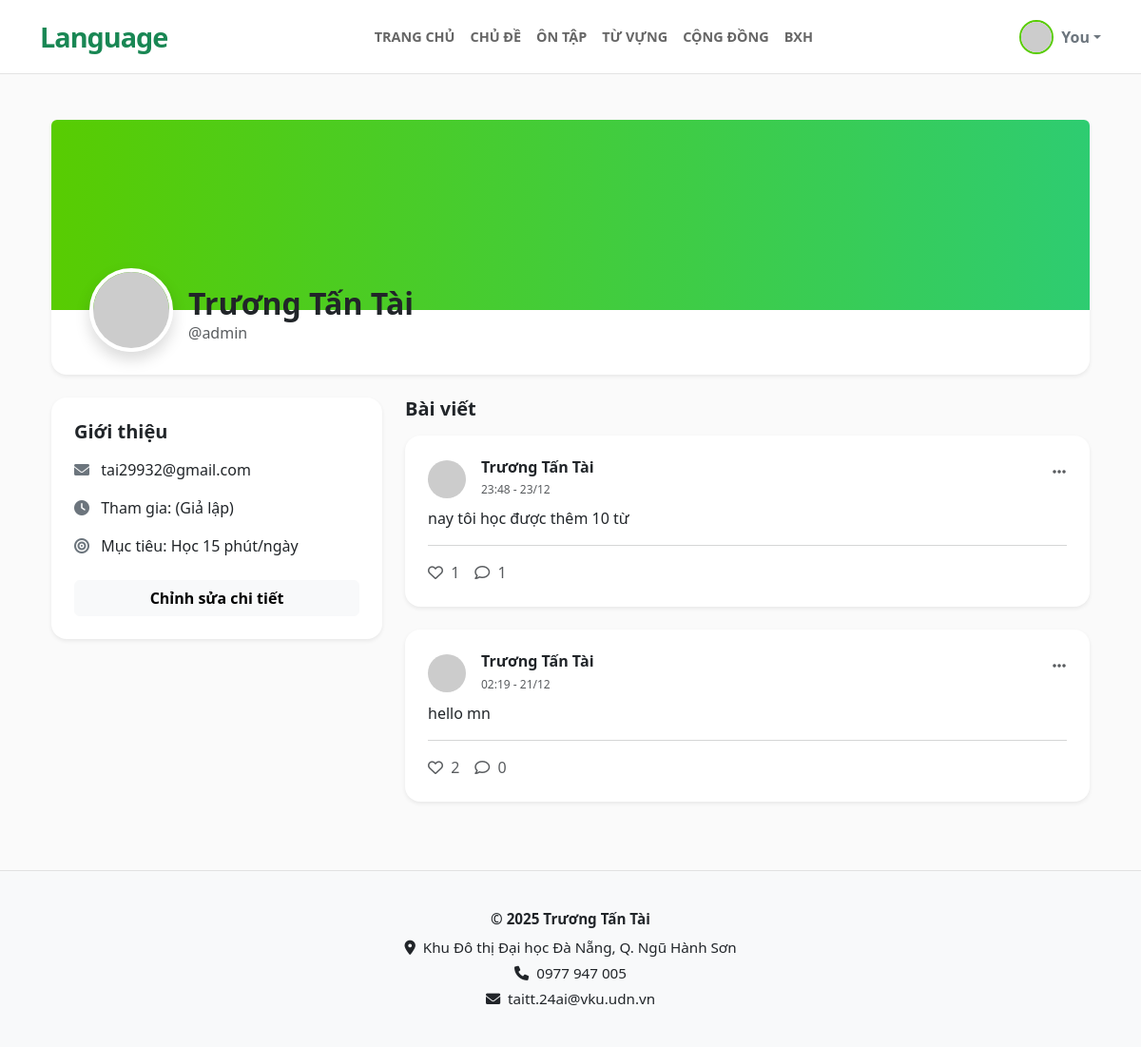
The app's page /profile (signed in) with its own data.
### app.py (models this page shows, shortened)
class User(db.Model):
    id = db.Column(db.Integer, primary_key=True)
    username = db.Column(db.String(20), unique=True, nullable=False)
    email = db.Column(db.String(120), unique=True, nullable=False)
    fullname = db.Column(db.String(100), nullable=False)
    password = db.Column(db.String(60), nullable=False)
    posts = db.relationship('Post', backref='author', lazy=True)
    comments = db.relationship('Comment', backref='author', lazy=True)

class Post(db.Model):
    id = db.Column(db.Integer, primary_key=True)
    content = db.Column(db.Text, nullable=True)
    date_posted = db.Column(db.DateTime, nullable=False, default=datetime.now)
    user_id = db.Column(db.Integer, db.ForeignKey('user.id'), nullable=False)
    original_post_id = db.Column(db.Integer, db.ForeignKey('post.id'), nullable=True)
    shares = db.relationship('Post',
                             backref=db.backref('original', remote_side=[id]),
                             cascade="all, delete-orphan")
    comments = db.relationship('Comment', backref='post', lazy=True, cascade="all, delete-orphan")
    likes = db.relationship('Like', backref='post', lazy=True, cascade="all, delete-orphan")

### app.py (the view)
@app.route('/profile')
@app.route('/profile/<username>')
def profile(username=None):
    if 'user' not in session: return redirect(url_for('login'))
    target_username = username if username else session['user']
    target_user = User.query.filter_by(username=target_username).first_or_404()
    user_posts = Post.query.filter_by(user_id=target_user.id).order_by(Post.date_posted.desc()).all()
    return render_template('profile.html', page_name='profile', user=target_user, posts=user_posts)

### templates/profile.html (shortened to what this page needs)
{% extends "base.html" %}
{% block content %}
<div class="container py-4">
    <div class="card border-0 shadow-sm rounded-bottom-4 mb-4" style="overflow: hidden;">
        <div style="height: 200px; background: linear-gradient(90deg, #58cc02, #2ecc71);"></div>
        <div class="card-body position-relative pb-4" style="margin-top: -60px;">
            <div class="d-flex align-items-end px-4">
                <img src="https://ui-avatars.com/api/?name={{ user.fullname }}&background=fff&color=58cc02&size=150"
                     class="rounded-circle border border-4 border-white shadow">
                <div class="ms-3 mb-2">
                    <h2 class="fw-bold mb-0">{{ user.fullname }}</h2>
                    <span class="text-muted">@{{ user.username }}</span>
                </div>
            </div>
        </div>
    </div>
    <div class="row">
        <div class="col-md-4 mb-4">
            <div class="card border-0 shadow-sm rounded-4 sticky-top" style="top: 80px; z-index: 1;">
                <div class="card-body p-4">
                    <h5 class="fw-bold mb-3">Giới thiệu</h5>
                    <div class="mb-3">
                        <i class="fas fa-envelope text-secondary me-2"></i> {{ user.email }}
                    </div>
                    <div class="mb-3">
                        <i class="fas fa-clock text-secondary me-2"></i> Tham gia: {{ current_date }} (Giả lập)
                    </div>
                    <div class="mb-3">
                        <i class="fas fa-bullseye text-secondary me-2"></i> Mục tiêu: Học 15 phút/ngày
                    </div>
                    {% if session['user'] == user.username %}
                    <button class="btn btn-light w-100 fw-bold mt-2">Chỉnh sửa chi tiết</button>
                    {% endif %}
                </div>
            </div>
        </div>
        <div class="col-md-8">
            <h5 class="fw-bold mb-3">Bài viết</h5>
            {% for post in posts %}
            <div class="card border-0 shadow-sm rounded-4 mb-4">
                <div class="card-body p-4">
                    <div class="d-flex justify-content-between align-items-start mb-2">
                        <div class="d-flex align-items-center">
                            <img src="https://ui-avatars.com/api/?name={{ post.author.fullname }}&background=random&color=fff"
                                 class="rounded-circle me-3" width="40" height="40">
                            <div>
                                <h6 class="fw-bold text-dark mb-0">
                                    {{ post.author.fullname }}
                                </h6>
                                <small class="text-muted" style="font-size: 0.75rem;">
                                    {{ post.date_posted.strftime('%H:%M - %d/%m') }}
                                </small>
                            </div>
                        </div>
                        {% if session['user'] == user.username %}
                        <div class="dropdown">
                            <button class="btn btn-link text-muted p-0" data-bs-toggle="dropdown"><i class="fas fa-ellipsis-h"></i></button>
                        </div>
                        {% endif %}
                    </div>
                    {% if post.content %}
                        <p class="card-text mb-3">{{ post.content }}</p>
                    {% endif %}
                    <hr class="text-muted opacity-10 my-3">
                    <div class="d-flex gap-3">
                        <span class="text-muted"><i class="far fa-heart me-1"></i> {{ post.likes|length }}</span>
                        <span class="text-muted"><i class="far fa-comment me-1"></i> {{ post.comments|length }}</span>
                    </div>
                </div>
            </div>
            {% endfor %}
        </div>
    </div>
</div>
{% endblock %}

### static/css/style.css (style rules this page uses)
body { background-color: #fafafa; }

### records on screen
User: fullname "Trương Tấn Tài", username "admin", email "tai29932@gmail.com"
Post: author.fullname "Trương Tấn Tài", date_posted "23:48 - 23/12", content "nay tôi học được thêm 10 từ", likes|length "1", comments|length "1"
Post: author.fullname "Trương Tấn Tài", date_posted "02:19 - 21/12", content "hello mn", likes|length "2", comments|length "0"

### other values on screen
{{ session.get('short_name', 'You') }} "You"
